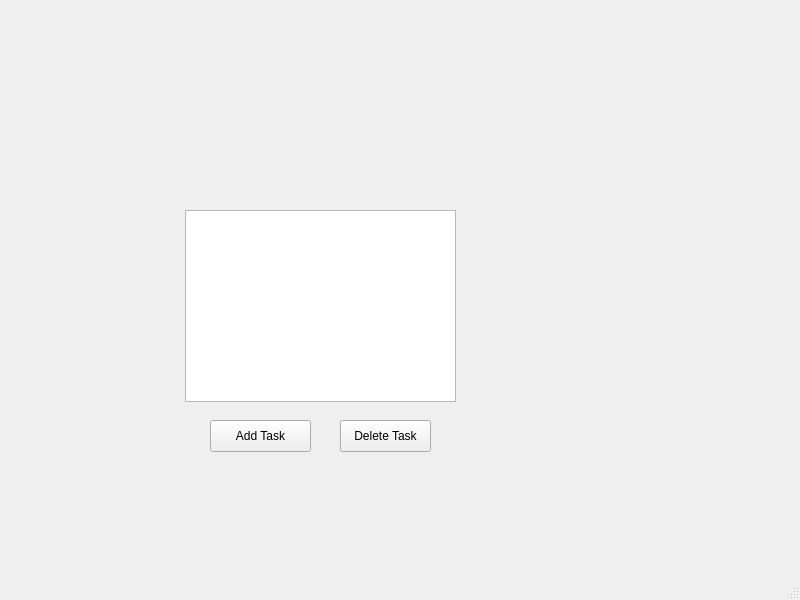
<?xml version="1.0" encoding="UTF-8"?>
<ui version="4.0">
 <class>MainWindow</class>
 <widget class="QMainWindow" name="MainWindow">
  <property name="geometry">
   <rect>
    <x>0</x>
    <y>0</y>
    <width>800</width>
    <height>600</height>
   </rect>
  </property>
  <property name="windowTitle">
   <string>MainWindow</string>
  </property>
  <widget class="QWidget" name="centralwidget">
   <widget class="QListWidget" name="listWidget">
    <property name="geometry">
     <rect>
      <x>185</x>
      <y>210</y>
      <width>271</width>
      <height>192</height>
     </rect>
    </property>
   </widget>
   <widget class="QPushButton" name="pushButton">
    <property name="geometry">
     <rect>
      <x>210</x>
      <y>420</y>
      <width>101</width>
      <height>32</height>
     </rect>
    </property>
    <property name="text">
     <string>Add Task</string>
    </property>
   </widget>
   <widget class="QPushButton" name="pushButton_2">
    <property name="geometry">
     <rect>
      <x>340</x>
      <y>420</y>
      <width>91</width>
      <height>32</height>
     </rect>
    </property>
    <property name="text">
     <string>Delete Task</string>
    </property>
   </widget>
  </widget>
  <widget class="QMenuBar" name="menubar">
   <property name="geometry">
    <rect>
     <x>0</x>
     <y>0</y>
     <width>800</width>
     <height>24</height>
    </rect>
   </property>
  </widget>
  <widget class="QStatusBar" name="statusbar"/>
 </widget>
 <resources/>
 <connections/>
</ui>
